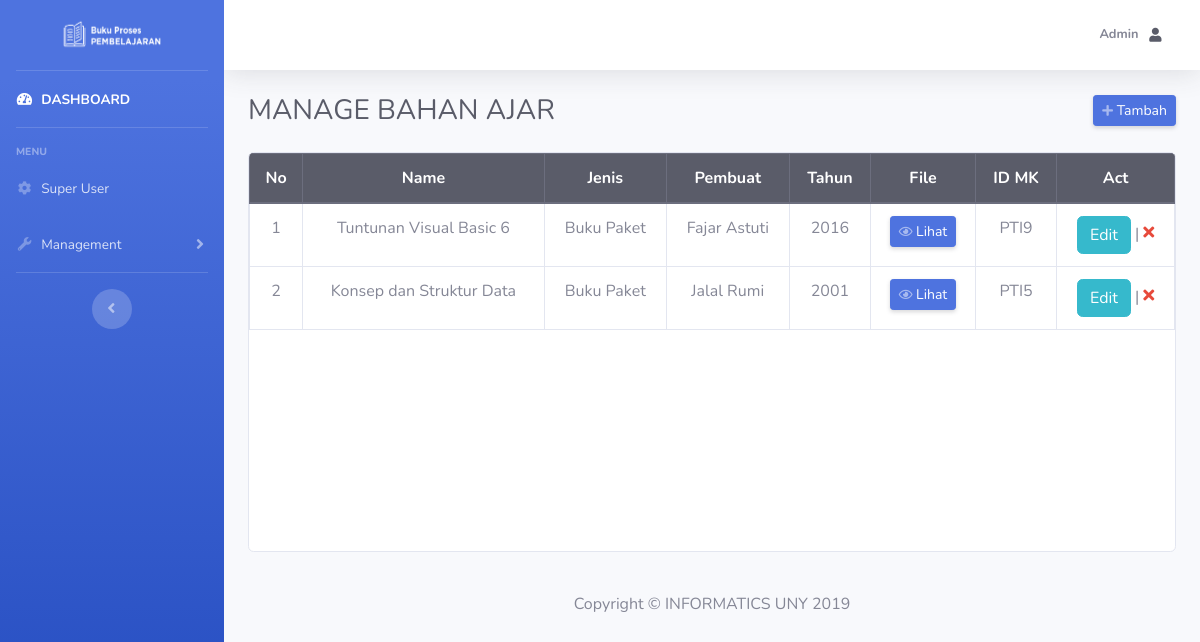
Screenshot of /admin/index.php?page=manage_ba (signed in) with the database file from the repository.
### tables this page shows
CREATE TABLE `bahan_ajar` (
  `id` int(6) NOT NULL,
  `name` varchar(50) DEFAULT NULL,
  `jenis` varchar(25) DEFAULT NULL,
  `author` varchar(50) DEFAULT NULL,
  `tahun` int(4) DEFAULT NULL,
  `file_link` text NOT NULL,
  `id_mk` varchar(6) DEFAULT NULL
);

### admin/manage_ba.php (the view, shortened to what this page needs)
<table class="table table-hover table-bordered">
    <thead align="center" class="thead-dark">
        <tr>
            <th scope="col">No</th>
            <th scope="col">Name</th>
            <th scope="col">Jenis</th>
            <th scope="col">Pembuat</th>
            <th scope="col">Tahun</th>
            <th scope="col">File</th>
            <th scope="col">ID MK</th>
            <th scope="col">Act</th>
        </tr>
    </thead>
    <tbody align="center">
        <?php
        $sql = "SELECT * FROM `bahan_ajar`";
        $result = $connect->query($sql);
        if ($result->num_rows > 0) {
            $no = 1;
            while ($row = $result->fetch_assoc()) {
                echo "<tr>";
                echo "<td>" . $no . "</td>";
                echo "<td>" . $row['name'] . "</td>";
                echo "<td>" . $row['jenis'] . "</td>";
                echo "<td>" . $row['author'] . "</td>";
                echo "<td>" . $row['tahun'] . "</td>";
                echo "<td><a href=\"" . $row['file_link'] . "\" target=\"_blank\" class=\"d-none d-sm-inline-block btn btn-sm btn-primary shadow-sm\"><i class=\"far fa-eye fa-sm text-white-50\"></i> Lihat</a></td>";
                echo "<td>" . $row['id_mk'] . "</td>";
                $id = $row['id'];
                echo "<td><a href=\"index.php?page=edit_ba&id=$id\" class=\"btn btn-info\">Edit</a><span> | </span> <a href=\"../backend/process.php?op=deleteBa&id=$id\" class=\"text-danger\"><i class=\"fas fa-times\"></i></a></td>";
                echo "</tr>";
                $no++;
            }
        } else {
            echo "<tr>";
            echo "<td colspan=\"9\"> No more data </td>";
            echo "</tr>";
        }
        ?>
    </tbody>
</table>

### rows the page displays
bahan_ajar: name "Tuntunan Visual Basic 6", jenis "Buku Paket", author "Fajar Astuti", tahun "2016", id_mk "PTI9"
bahan_ajar: name "Konsep dan Struktur Data", jenis "Buku Paket", author "Jalal Rumi", tahun "2001", id_mk "PTI5"

### other values shown
$name "Admin"
$titledash "MANAGE BAHAN AJAR"
